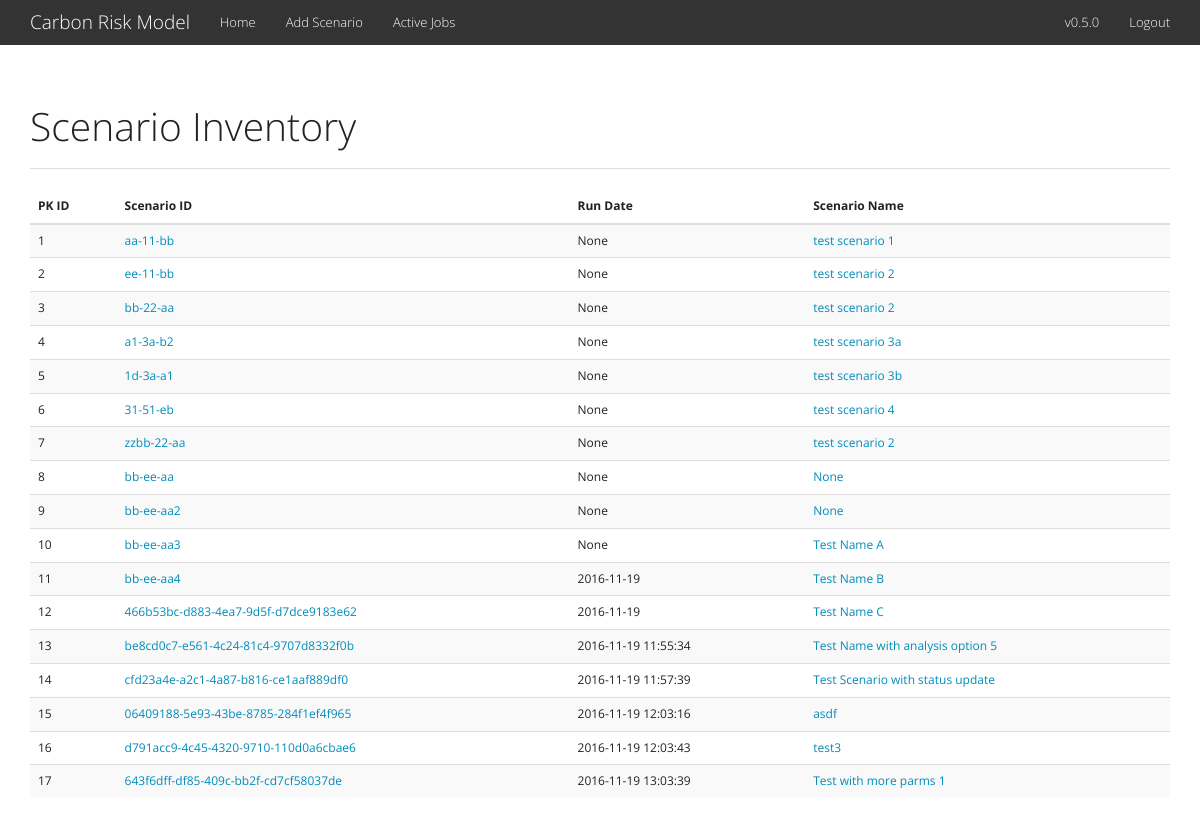
The page / on the database its author committed.
### tables this page shows
CREATE TABLE "scenario" ("scenario_id" INTEGER PRIMARY KEY  AUTOINCREMENT  NOT NULL  UNIQUE , "uuid" VARCHAR NOT NULL  UNIQUE , "scenario_name" VARCHAR NOT NULL , "created_on" DATETIME, "sim_start" DATETIME, "sim_end" DATETIME, "time_period_1" INTEGER, "tree_analysis" INTEGER);

### app.py (the view)
@app.route('/', methods=['GET', 'POST'])
def index():
    scenarios = past_scenarios()
    return render_template('index.html', items=scenarios)

### app.py (called while the page is built)
def past_scenarios():
    con = sq3.connect('db.sqlite')
    sql = "SELECT scenario_id, uuid, created_on, scenario_name FROM scenario"
    cur = con.execute(sql)
    r = cur.fetchall()
    con.close()
    return r

### templates/index.html (shortened to what this page needs)
<html>
	<head>
		<link rel="stylesheet" type="text/css" href="/static/bootstrap.min.css" />
	</head>
	<body>
 		<div class="container">
			<div class="navbar navbar-default navbar-fixed-top">
				<div class="container">
					<div class="navbar-header">
						<a href="../" class="navbar-brand">Carbon Risk Model</a>
					</div>
					<div class="navbar-collapse collapse" id="navbar-main">
						<ul class="nav navbar-nav">
							<li>
								<a href="/">Home</a>
							</li>
							<li>
								<a href="/scenario/add/">Add Scenario</a>
							</li>
							<li>
								<a href="/scenario/active_jobs/">Active Jobs</a>
							</li>
						</ul>
						<ul class="nav navbar-nav navbar-right">
							<li>
								<a href="https://gitlab.com/groxli/carbon_risk_model" target="_blank">v0.5.0</a>
							</li>
							<li>
								<a href="/logout/">Logout</a>
							</li>
						</ul>
					</div>
				</div>
			</div>
		</div>
		<div class="container">
			<div class="bs-docs-section">
				<div class="row">
					<div class="col-lg-12">
						<div class="page-header">
							<h1 id="tables">Scenario Inventory</h1>
						</div>
						<div class="bs-component">
							<table class="table table-striped table-hover ">
								<thead>
									<tr>
										<th>PK ID</th>
										<th>Scenario ID</th>
										<th>Run Date</th>
										<th>Scenario Name</th>
									</tr>
								</thead>
								<tbody>
									{% for i in items %}
									<tr>
									<td>{{i[0]}}</td>
									<td><a href=/scenario/details/{{i[1]}}>{{i[1]}}</a></td>
									<td>{{i[2]}}</td>
									<td><a href=/scenario/details/{{i[1]}}>{{i[3]}}</a></td>
									{% endfor %}
								</tbody>
							</table>
						</div>
					</div>
				</div>
			</div>
		</div>
	</body>
</html>

### rows shown on the page
scenario: scenario_id "1", uuid "aa-11-bb", i "None", scenario_name "test scenario 1"
scenario: scenario_id "2", uuid "ee-11-bb", i "None", scenario_name "test scenario 2"
scenario: scenario_id "3", uuid "bb-22-aa", i "None", scenario_name "test scenario 2"
scenario: scenario_id "4", uuid "a1-3a-b2", i "None", scenario_name "test scenario 3a"
scenario: scenario_id "5", uuid "1d-3a-a1", i "None", scenario_name "test scenario 3b"
scenario: scenario_id "6", uuid "31-51-eb", i "None", scenario_name "test scenario 4"
scenario: scenario_id "7", uuid "zzbb-22-aa", i "None", scenario_name "test scenario 2"
scenario: scenario_id "8", uuid "bb-ee-aa", scenario_name "None"
scenario: scenario_id "9", uuid "bb-ee-aa2", scenario_name "None"
scenario: scenario_id "10", uuid "bb-ee-aa3", i "None", scenario_name "Test Name A"
scenario: scenario_id "11", uuid "bb-ee-aa4", created_on "2016-11-19", scenario_name "Test Name B"
scenario: scenario_id "12", uuid "466b53bc-d883-4ea7-9d5f-d7dce9183e62", created_on "2016-11-19", scenario_name "Test Name C"
scenario: scenario_id "13", uuid "be8cd0c7-e561-4c24-81c4-9707d8332f0b", created_on "2016-11-19 11:55:34", scenario_name "Test Name with analysis option 5"
scenario: scenario_id "14", uuid "cfd23a4e-a2c1-4a87-b816-ce1aaf889df0", created_on "2016-11-19 11:57:39", scenario_name "Test Scenario with status update"
scenario: scenario_id "15", uuid "06409188-5e93-43be-8785-284f1ef4f965", created_on "2016-11-19 12:03:16", scenario_name "asdf"
scenario: scenario_id "16", uuid "d791acc9-4c45-4320-9710-110d0a6cbae6", created_on "2016-11-19 12:03:43", scenario_name "test3"
scenario: scenario_id "17", uuid "643f6dff-df85-409c-bb2f-cd7cf58037de", created_on "2016-11-19 13:03:39", scenario_name "Test with more parms 1"
